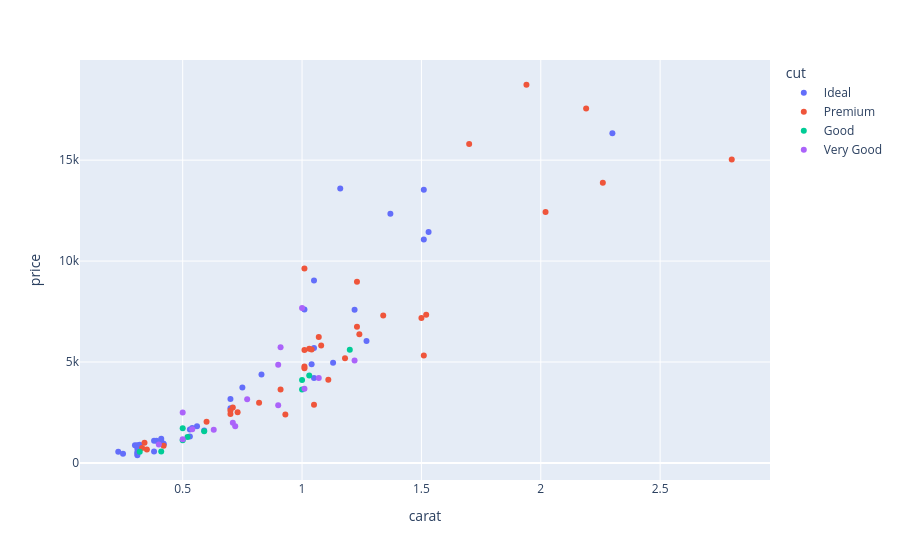

Write notebook code for a chart like this one.
### Code cell
fig = px.scatter(df,x='carat',y='price',color='cut')
fig

### Figure 1 — Plotly figure (JSON) as saved in the notebook; plotly's stock layout.template omitted (floating-point values rounded to 4 significant figures)
{"data": [{"hovertemplate": "cut=Ideal<br>carat=%{x}<br>price=%{y}<extra></extra>", "legendgroup": "Ideal", "marker": {"color": "#636efa", "symbol": "circle"}, "mode": "markers", "name": "Ideal", "orientation": "v", "showlegend": true, "type": "scatter", "x": [0.59, 0.3, 0.31, 1.37, 0.31, 1.05, 0.42, 0.41, 0.31, 0.23, 1.13, 1.22, 1.05, 0.53, 0.39, 0.25, 1.04, 0.42, 0.7, 1.27, 0.83, 1.53, 0.54, 1.51, 0.32, 1.51, 1.01, 0.75, 0.31, 2.3, 0.38, 0.53, 0.38, 1.05, 0.31, 0.41, 1.16, 0.7, 0.56], "xaxis": "x", "y": [1607, 873, 379, 12342, 871, 4201, 921, 1107, 464, 548, 4959, 7584, 9032, 1314, 1101, 454, 4892, 945, 3160, 6045, 4378, 11434, 1726, 11062, 900, 13532, 7602, 3740, 695, 16329, 568, 1653, 1096, 5697, 544, 1192, 13595, 2710, 1819], "yaxis": "y"}, {"hovertemplate": "cut=Premium<br>carat=%{x}<br>price=%{y}<extra></extra>", "legendgroup": "Premium", "marker": {"color": "#EF553B", "symbol": "circle"}, "mode": "markers", "name": "Premium", "orientation": "v", "showlegend": true, "type": "scatter", "x": [2.26, 1.34, 1.01, 1.11, 0.93, 0.6, 1.94, 1.5, 1.7, 1.01, 0.91, 0.34, 0.7, 0.71, 2.8, 1.08, 1.05, 0.73, 0.35, 0.82, 1.03, 0.33, 0.7, 1.18, 0.42, 1.23, 1.52, 1.01, 1.23, 1.24, 2.02, 1.01, 2.19, 1.51, 1.04, 1.07], "xaxis": "x", "y": [13885, 7305, 9627, 4120, 2396, 2037, 18735, 7182, 15797, 4775, 3639, 995, 2592, 2743, 15030, 5818, 2881, 2510, 669, 2985, 5653, 743, 2423, 5190, 847, 6750, 7341, 4688, 8971, 6377, 12431, 5599, 17554, 5327, 5621, 6232], "yaxis": "y"}, {"hovertemplate": "cut=Good<br>carat=%{x}<br>price=%{y}<extra></extra>", "legendgroup": "Good", "marker": {"color": "#00cc96", "symbol": "circle"}, "mode": "markers", "name": "Good", "orientation": "v", "showlegend": true, "type": "scatter", "x": [1.03, 1, 0.41, 0.32, 0.5, 0.52, 1.2, 0.59, 1, 0.5], "xaxis": "x", "y": [4326, 4102, 570, 554, 1125, 1289, 5600, 1573, 3640, 1715], "yaxis": "y"}, {"hovertemplate": "cut=Very Good<br>carat=%{x}<br>price=%{y}<extra></extra>", "legendgroup": "Very Good", "marker": {"color": "#ab63fa", "symbol": "circle"}, "mode": "markers", "name": "Very Good", "orientation": "v", "showlegend": true, "type": "scatter", "x": [1, 0.9, 0.5, 0.54, 0.91, 0.5, 0.4, 1.07, 0.71, 1.22, 1.01, 0.63, 0.77, 0.72, 0.9], "xaxis": "x", "y": [7676, 2857, 1176, 1662, 5733, 2495, 912, 4201, 1986, 5072, 3671, 1640, 3152, 1814, 4858], "yaxis": "y"}], "layout": {"autosize": true, "legend": {"title": {"text": "cut"}, "tracegroupgap": 0}, "margin": {"t": 60}, "xaxis": {"anchor": "y", "autorange": true, "domain": [0, 1], "range": [0.07762, 2.952], "title": {"text": "carat"}, "type": "linear"}, "yaxis": {"anchor": "x", "autorange": true, "domain": [0, 1], "range": [-1042.0, 20160.0], "title": {"text": "price"}, "type": "linear"}}}
